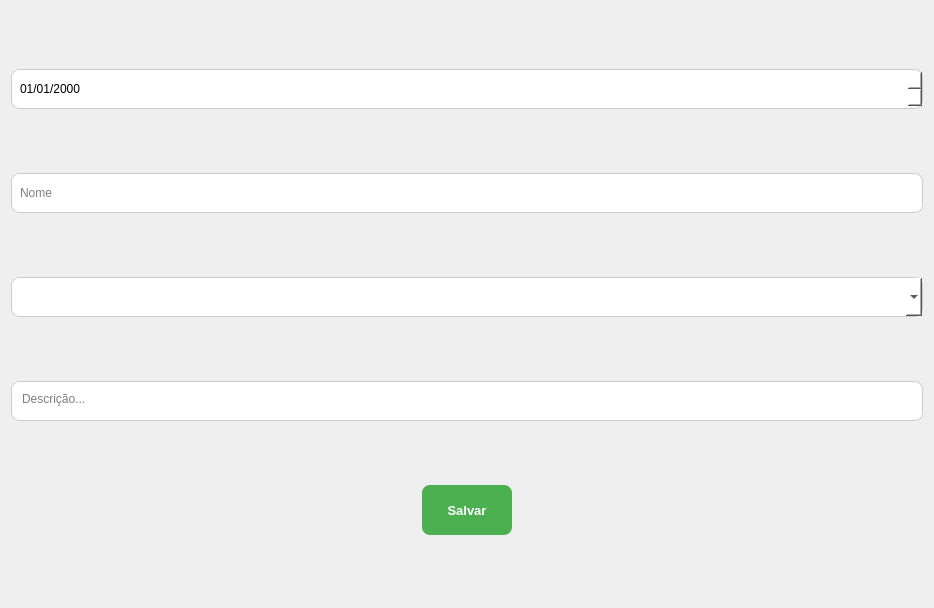
<?xml version="1.0" encoding="UTF-8"?>
<ui version="4.0">
 <class>Form</class>
 <widget class="QWidget" name="Form">
  <property name="geometry">
   <rect>
    <x>0</x>
    <y>0</y>
    <width>934</width>
    <height>608</height>
   </rect>
  </property>
  <property name="windowTitle">
   <string>Form</string>
  </property>
  <property name="windowIcon">
   <iconset>
    <normaloff>imagens/68045.png</normaloff>imagens/68045.png</iconset>
  </property>
  <property name="styleSheet">
   <string notr="true">QLineEdit, QDateTimeEdit, QComboBox, QTextEdit {
    border: 1px solid #ccc;
    border-radius: 8px;
    padding: 6px;
    background: white;
}

QLineEdit:focus, QDateTimeEdit:focus {
    border: 2px solid #4CAF50;
}
QPushButton {
    background-color: #4CAF50;
    color: white;
    border-radius: 8px;
	font-size: 13px;
	font: bold
    
}

QPushButton:hover {
    background-color: #45a049;
}

QPushButton:pressed {
    background-color: #3d8b40;
}

	
	
</string>
  </property>
  <layout class="QHBoxLayout" name="horizontalLayout">
   <item>
    <layout class="QVBoxLayout" name="verticalLayout" stretch="3,3,3,3,0">
     <property name="bottomMargin">
      <number>0</number>
     </property>
     <item>
      <widget class="QDateTimeEdit" name="dataOcorrencia">
       <property name="maximumSize">
        <size>
         <width>16777215</width>
         <height>40</height>
        </size>
       </property>
       <property name="displayFormat">
        <string>dd/MM/yyyy</string>
       </property>
      </widget>
     </item>
     <item>
      <widget class="QLineEdit" name="nomeOcorrencia">
       <property name="maximumSize">
        <size>
         <width>16777215</width>
         <height>40</height>
        </size>
       </property>
       <property name="text">
        <string/>
       </property>
       <property name="placeholderText">
        <string>Nome</string>
       </property>
      </widget>
     </item>
     <item>
      <widget class="QComboBox" name="responsavelCombo">
       <property name="maximumSize">
        <size>
         <width>16777215</width>
         <height>40</height>
        </size>
       </property>
      </widget>
     </item>
     <item>
      <widget class="QTextEdit" name="descricaoOcorrencia">
       <property name="maximumSize">
        <size>
         <width>16777215</width>
         <height>40</height>
        </size>
       </property>
       <property name="placeholderText">
        <string>Descrição...</string>
       </property>
      </widget>
     </item>
     <item alignment="Qt::AlignHCenter">
      <widget class="QPushButton" name="btnSaveReport">
       <property name="minimumSize">
        <size>
         <width>90</width>
         <height>0</height>
        </size>
       </property>
       <property name="maximumSize">
        <size>
         <width>90</width>
         <height>50</height>
        </size>
       </property>
       <property name="text">
        <string>Salvar</string>
       </property>
      </widget>
     </item>
    </layout>
   </item>
  </layout>
 </widget>
 <resources/>
 <connections/>
</ui>
